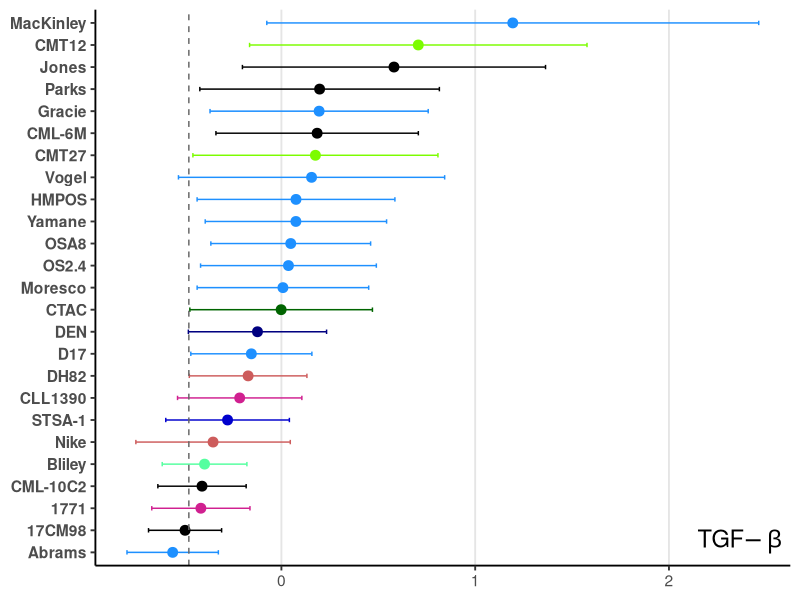
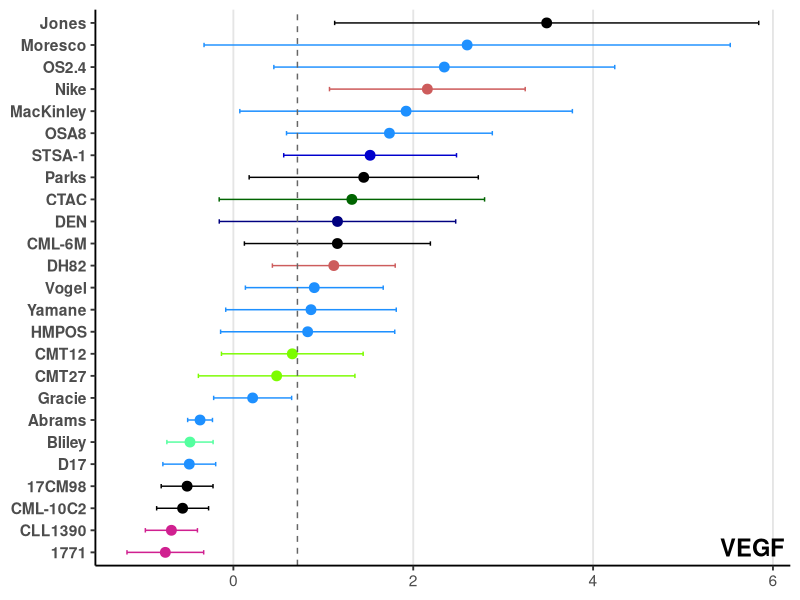
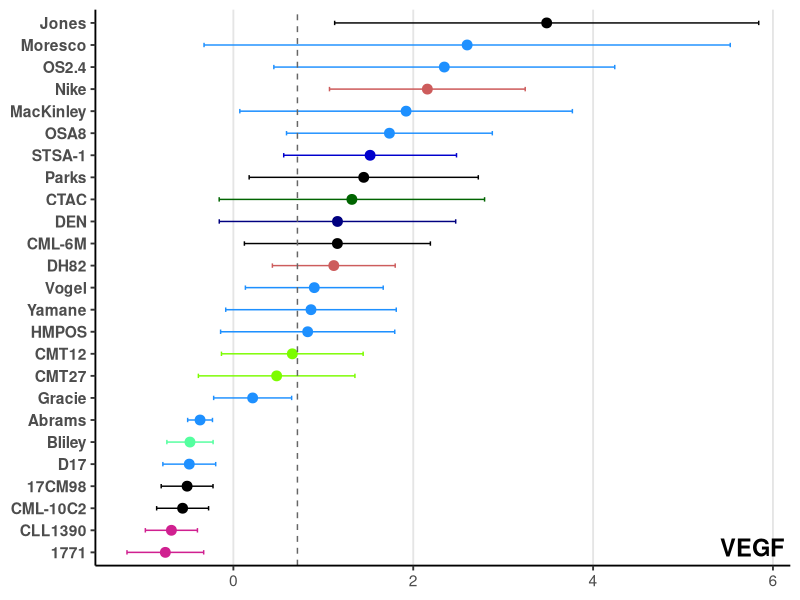
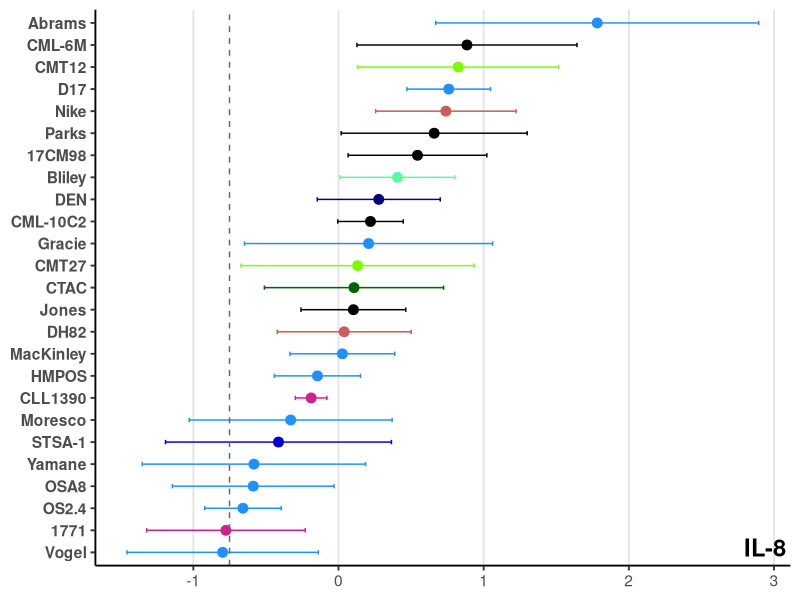
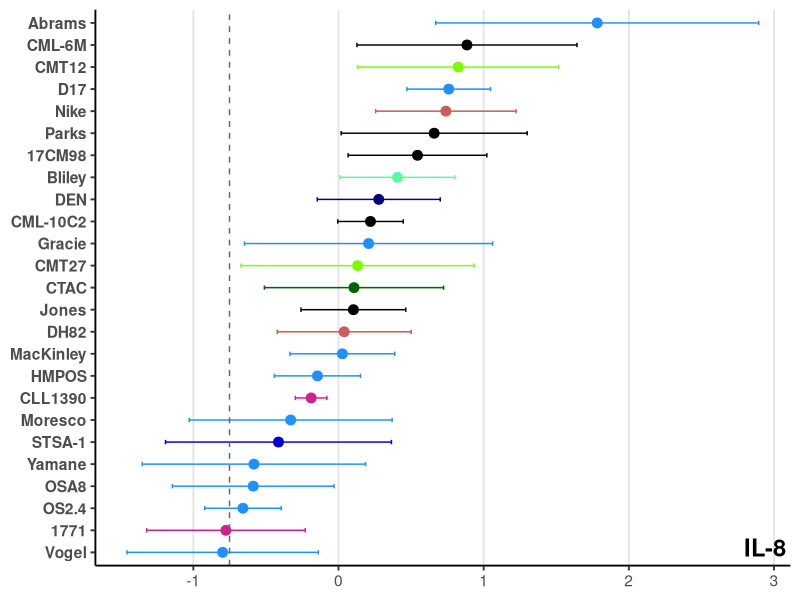
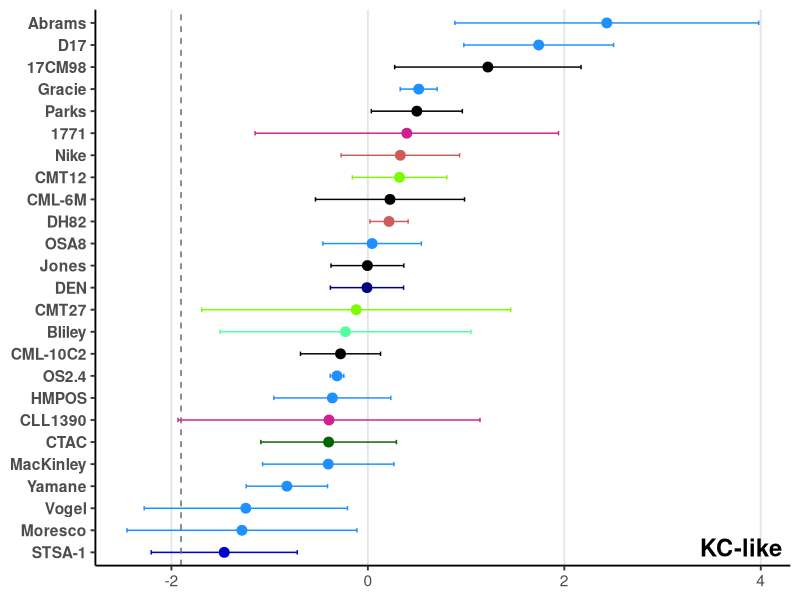
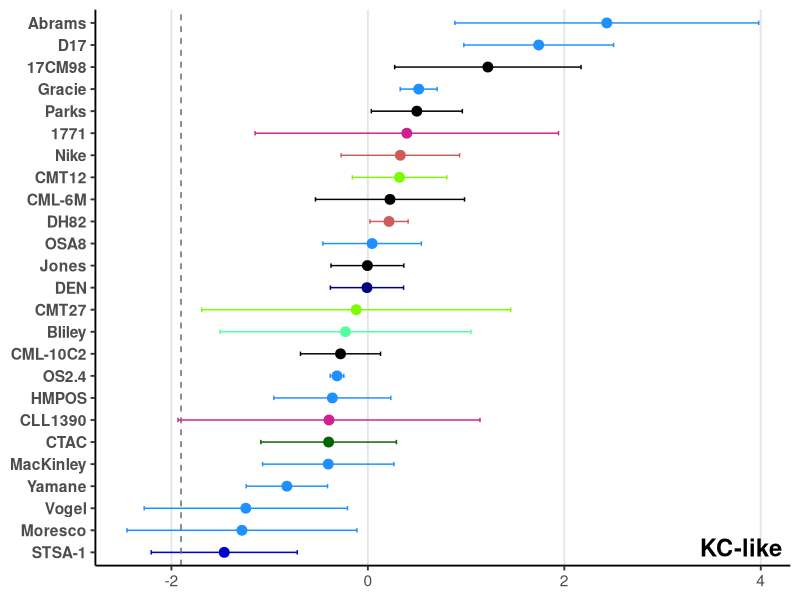
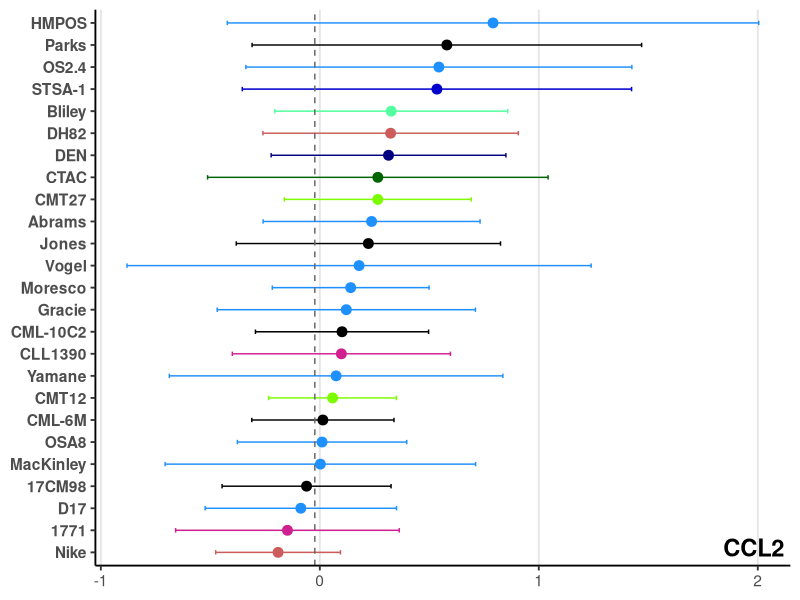

These charts were generated, in order, by the following R code: (Note: this script raises an error after producing the figures.)
# ── LIBRARIES ─────────────────────────────────────────────────────────────────
library(readr)
library(dplyr)
library(tidyr)
library(ggplot2)
library(forcats)

# ── 1) READ IN YOUR DATA ───────────────────────────────────────────────────────
treat_df <- read_csv("modz_with_histo.csv", show_col_types = FALSE)

# ── 2) SPECIFY YOUR CONTROL VALUES ─────────────────────────────────────────────
ctrl_df <- tibble::tribble(
  ~cytokine,  ~treatment, ~donor_1_modz,  ~donor_2_modz,  ~donor_3_modz,
  "vegf",     "Ctrl",      2.484984796,   -0.277050892,  -0.071416965,
  "il.8",     "Ctrl",     -1.908891365,   -0.518655989,   0.175225627,
  "kc.like",  "Ctrl",     -3.256047169,   -1.895588795,  -0.556340602,
  "il.10",    "Ctrl",     -0.775007357,   -0.479740681,  -0.619945737,
  "ccl2",     "Ctrl",     -1.110884361,    1.091099152,  -0.048639654,
  "tnf.a",    "Ctrl",     -0.673432753,   -0.682682226,  -0.674500000,
  "tgf.b",    "Ctrl",     -0.826084544,	  -0.685080499, 	0.078190664,
) %>%
  mutate(histology = "Control")

# ── 3) STACK & PIVOT TO LONG FORM ──────────────────────────────────────────────
full_df <- bind_rows(treat_df, ctrl_df)

long_df <- full_df %>%
  pivot_longer(
    cols         = starts_with("donor_"),
    names_to     = "donor",
    names_prefix = "donor_",
    values_to    = "z_mod"
  )

# ── 4) SUMMARIZE MEAN + SEM PER CYTOKINE × TREATMENT × HISTOLOGY ─────────────
summary_df <- long_df %>%
  group_by(cytokine, treatment, histology) %>%
  summarise(
    mean_z = mean(z_mod, na.rm = TRUE),
    se_z   = sd(z_mod,   na.rm = TRUE) / sqrt(n()),
    .groups = "drop"
  )

# ── 5) EXTRACT CONTROL MEANS FOR THE DASHED LINE ───────────────────────────────
ctrl_line <- summary_df %>%
  filter(treatment == "Ctrl") %>%
  select(cytokine, ctrl_mean = mean_z)

# ── 6) DEFINE YOUR COLORS ─────────────────────────────────────────────────────
hist_colors <- c(
  HS      = "indianred",
  HSA     = "navyblue",
  Lym     = "violetred",
  MC      = "lawngreen",
  Mel     = "black",
  OSA     = "dodgerblue",
  STS     = "mediumblue",
  TC      = "darkgreen",
  UC      = "seagreen1",
  Control = "#000000"
)

# ── 7) MODIFIED PLOTTING FUNCTION ────────
plot_cytokine <- function(cyt) {
  # map raw key to pretty title with Greek letters
  title_label <- switch(cyt,
                        "vegf"    = "VEGF",
                        "il.8"    = "IL-8",
                        "il.10"   = "IL-10",
                        "ccl2"    = "CCL2",
                        "kc.like" = "KC-like",
                        "tnf.a"   = "TNF*-alpha",
                        "tgf.b"   = "TGF*-beta",
                        cyt
  )
  
  df <- summary_df %>%
    filter(cytokine == cyt, treatment != "Ctrl") %>%
    mutate(
      treatment = fct_reorder(treatment, mean_z, .desc = FALSE)
    )
  
  y0 <- ctrl_line %>%
    filter(cytokine == cyt) %>%
    pull(ctrl_mean)
  
  ggplot(df, aes(x = treatment, y = mean_z, color = histology)) +
    geom_point(size = 3) +
    geom_errorbar(aes(ymin = mean_z - se_z, ymax = mean_z + se_z),
                  width = 0.2, size = 0.5) +
    geom_hline(yintercept = y0, linetype = "dashed", color = "grey40") +
    scale_color_manual(values = hist_colors) +
    coord_flip() +
    theme_classic(base_size = 14, base_family = "sans") +
    theme(
      panel.background    = element_rect(fill = "transparent", color = NA),
      plot.background     = element_rect(fill = "transparent", color = NA),
      legend.background   = element_rect(fill = "transparent", color = NA),
      legend.position     = "none",
      axis.title.x        = element_blank(), 
      axis.title.y        = element_blank(),
      axis.text.y         = element_text(face = "bold"),
      plot.title          = element_blank(),  # Remove title from center
      panel.grid.major.x  = element_line(color = "grey90"),
      panel.grid.minor.x  = element_blank()
    ) +
    # Add cytokine name 
    annotate("text", 
             x = -Inf,  # Bottom when coord_flip() is used
             y = Inf,   # Right side
             label = as.character(title_label),
             hjust = 1.1, 
             vjust = -0.5,  # Negative to move it outside the plot area
             size = 6,
             fontface = "bold",
             parse = grepl("\\*", title_label))  # Only parse if contains asterisk  # Needed for expressions with Greek letters
}

p <- plot_cytokine("tgf.b")
print(p)
# ── 8) SAVE EACH PLOT AS HIGH QUALITY PNG ─────────────────────────
cytokines <- c("vegf","il.8","kc.like","ccl2","tgf.b")



for(cyt in cytokines) {
  p <- plot_cytokine(cyt)
  
  pretty <- switch(cyt,
                   "vegf"    = "VEGF",
                   "il.8"    = "IL-8",
                   #"il.10"   = "IL-10",
                   "ccl2"    = "CCL2",
                   "kc.like" = "KC-like",
                   #"tnf.a"   = "TNF-alpha",
                   "tgf.b"   = "TGF-beta",
                   cyt
  )
  
  # Save at very high quality
  ggsave(
    filename = paste0(pretty, "_modz_plot.png"),
    plot     = p,
    dpi      = 1200,     # Doubled from 600 for publication quality
    width    = 8,        # Slightly wider for better proportions
    height   = 6,        
    units    = "in",
    bg       = "transparent"
  )
  
  # Also save as PDF for vector graphics (infinite quality)
  ggsave(
    filename = paste0(pretty, "_modz_plot.pdf"),
    plot     = p,
    width    = 8,
    height   = 6,
    units    = "in",
    bg       = "transparent",
    device = cairo_pdf   # Better for plots with transparency
  )
}


# LEGEND (keeping your existing legend code)
hist_data <- data.frame(
  code = c("OSA", "STS", "HSA", "Mel", "TC", "MC", "UC", "HS", "Lym"),
  label = c("Osteosarcoma", "Soft Tissue Sarcoma", "Hemangiosarcoma", 
            "Melanoma", "Thyroid Carcinoma", "Mammary Carcinoma", 
            "Urothelial Carcinoma", "Histiocytic Sarcoma", "Lymphoma/Leukemia"),
  color = c("dodgerblue", "mediumblue", "navyblue", "black", "darkgreen", 
            "lawngreen", "seagreen1", "indianred", "violetred")
)

hist_colors_legend <- setNames(hist_data$color, hist_data$code)

legend_df <- data.frame(
  histology = factor(hist_data$code, levels = hist_data$code),
  x = 1,
  y = seq_along(hist_data$code)
)

legend_plot <- ggplot(legend_df, aes(x, y, color = histology)) +
  geom_point(size = 4) +
  scale_color_manual(
    values = hist_colors_legend,
    labels = hist_data$label,
    name = "Tumor Type of Cell Line"
  ) +
  guides(color = guide_legend(ncol = 1)) +
  theme_void() +
  theme(
    legend.title = element_text(face = "bold", size = 12),
    legend.text = element_text(size = 10),
    legend.spacing.y = unit(0.2, "lines"),
    legend.key.size = unit(0.8, "lines"),
    legend.background = element_rect(fill = "transparent", color = NA)
  )

hist_legend <- get_legend(legend_plot)

png("legend_histology.png", width = 3, height = 4, units = "in", 
    res = 1200, bg = "transparent")
grid::grid.newpage()
grid::grid.draw(hist_legend)
dev.off()

pdf("legend_histology.pdf", width = 3, height = 4, bg = "transparent")
grid::grid.newpage()
grid::grid.draw(hist_legend)
dev.off()
